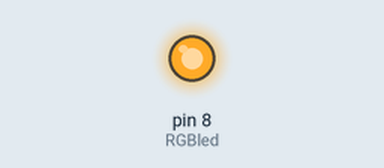
Bench run of a sketch on a simulated Arduino Uno, built with avr-gcc and run on an emulated ATmega328P. On the bench: output pins drawn as LEDs (lit = HIGH).

Above: at 5.0 s.
At 10.5 s:
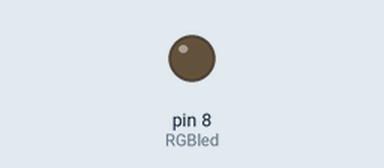
Timing chart, 0 to 14.3 s (numbered marks = the images above):
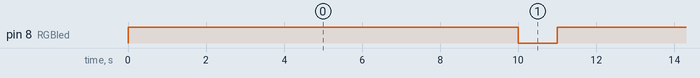

The sketch:

_7-color-flash.ino
```cpp
/*
 * Author: SMRAZA KEEN
 * Date:2016/07/21
 * IDE V1.6.9
 * Address:http://www.amazon.com/shops/smraza
 * Function:
 */
const int RGBled=8;
void setup()
{
  pinMode(RGBled,OUTPUT);
}
void loop()
{
  digitalWrite(RGBled,HIGH);
  delay(10000);
  digitalWrite(RGBled,LOW);
  delay(1000);
}
```

Measured:
- by itself, pin 8 (RGBled): alternates HIGH for 10.0 s and LOW for 1.0 s
